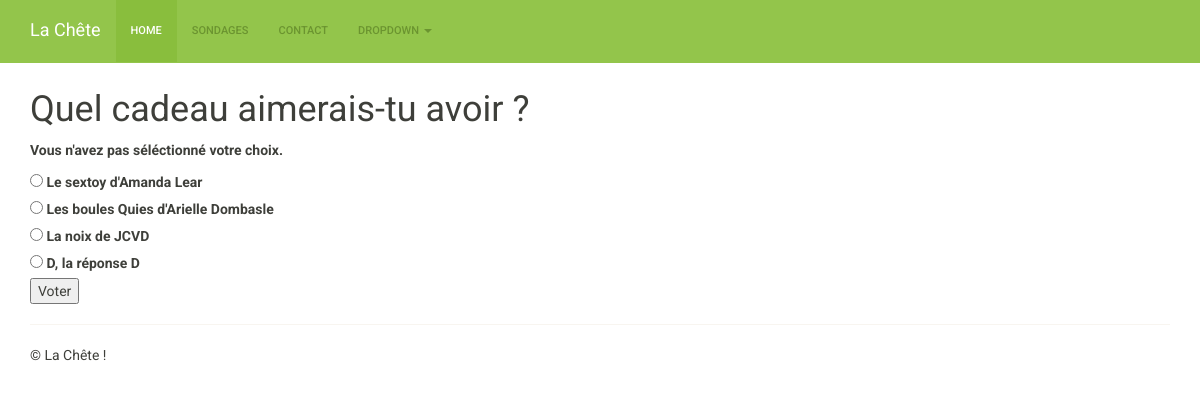
Page /sondages/1/vote/ on the committed database.
### sondages/models.py (models this page shows, shortened)
class Question(models.Model):
    question_text = models.CharField(max_length=200)
    pub_date = models.DateTimeField('Date de publication')
    open = models.BooleanField(default=True)
    def was_published_recently(self):
        now = timezone.now()
        return now - datetime.timedelta(days=1) <= self.pub_date <= now
    was_published_recently.admin_order_field = 'pub_date'
    was_published_recently.boolean = True
    was_published_recently.short_description = 'Récement publié ?'

class Choix(models.Model):
    question = models.ForeignKey(Question)
    choix_text = models.CharField(max_length=200)
    votes = models.IntegerField(default=0)

### sondages/views.py (the view)
# urls.py: url(r'^(?P<question_id>\d+)/vote/$', views.vote, name='vote'),
def vote(request, question_id):
    p = get_object_or_404(Question, pk=question_id)
    try:
        selected_choix = p.choix_set.get(pk=request.POST['choix'])
    except (KeyError, Choix.DoesNotExist):
        return render(request, 'sondages/detail.html', {
            'question': p,
            'error_message': "Vous n'avez pas séléctionné votre choix.",
        })
    else:
        selected_choix.votes += 1
        selected_choix.save()
        return HttpResponseRedirect(reverse('sondages:resultats', args=(p.id,)))

### sondages/templates/sondages/detail.html (shortened to what this page needs)
{% extends "base.html" %}
{% block style %}
    <link href="/sondages/static/sondages/carousel.css" rel="stylesheet">
{% endblock %}
{% block content %}
<h1>{{ question.question_text }}</h1>
{% if error_message %}<p><strong>{{ error_message }}</strong></p>{% endif %}
<form action="{%  url 'sondages:vote' question.id %}" method="post">
{% for choix in question.choix_set.all %}
    <input type="radio" name="choix" id="choix{{  forloop.counter }}" value="{{ choix.id }}" />
    <label for="choix{{  forloop.counter }}">{{ choix.choix_text }}</label><br />
{% endfor %}
<input type="submit" value="Voter">
</form>
{% endblock %}

### rows in the picture
Question: question_text "Quel cadeau aimerais-tu avoir ?"
Choix: choix_text "Le sextoy d'Amanda Lear"
Choix: choix_text "Les boules Quies d'Arielle Dombasle"
Choix: choix_text "La noix de JCVD"
Choix: choix_text "D, la réponse D"

### other values in the picture
{{ error_message }} "Vous n'avez pas séléctionné votre choix."
